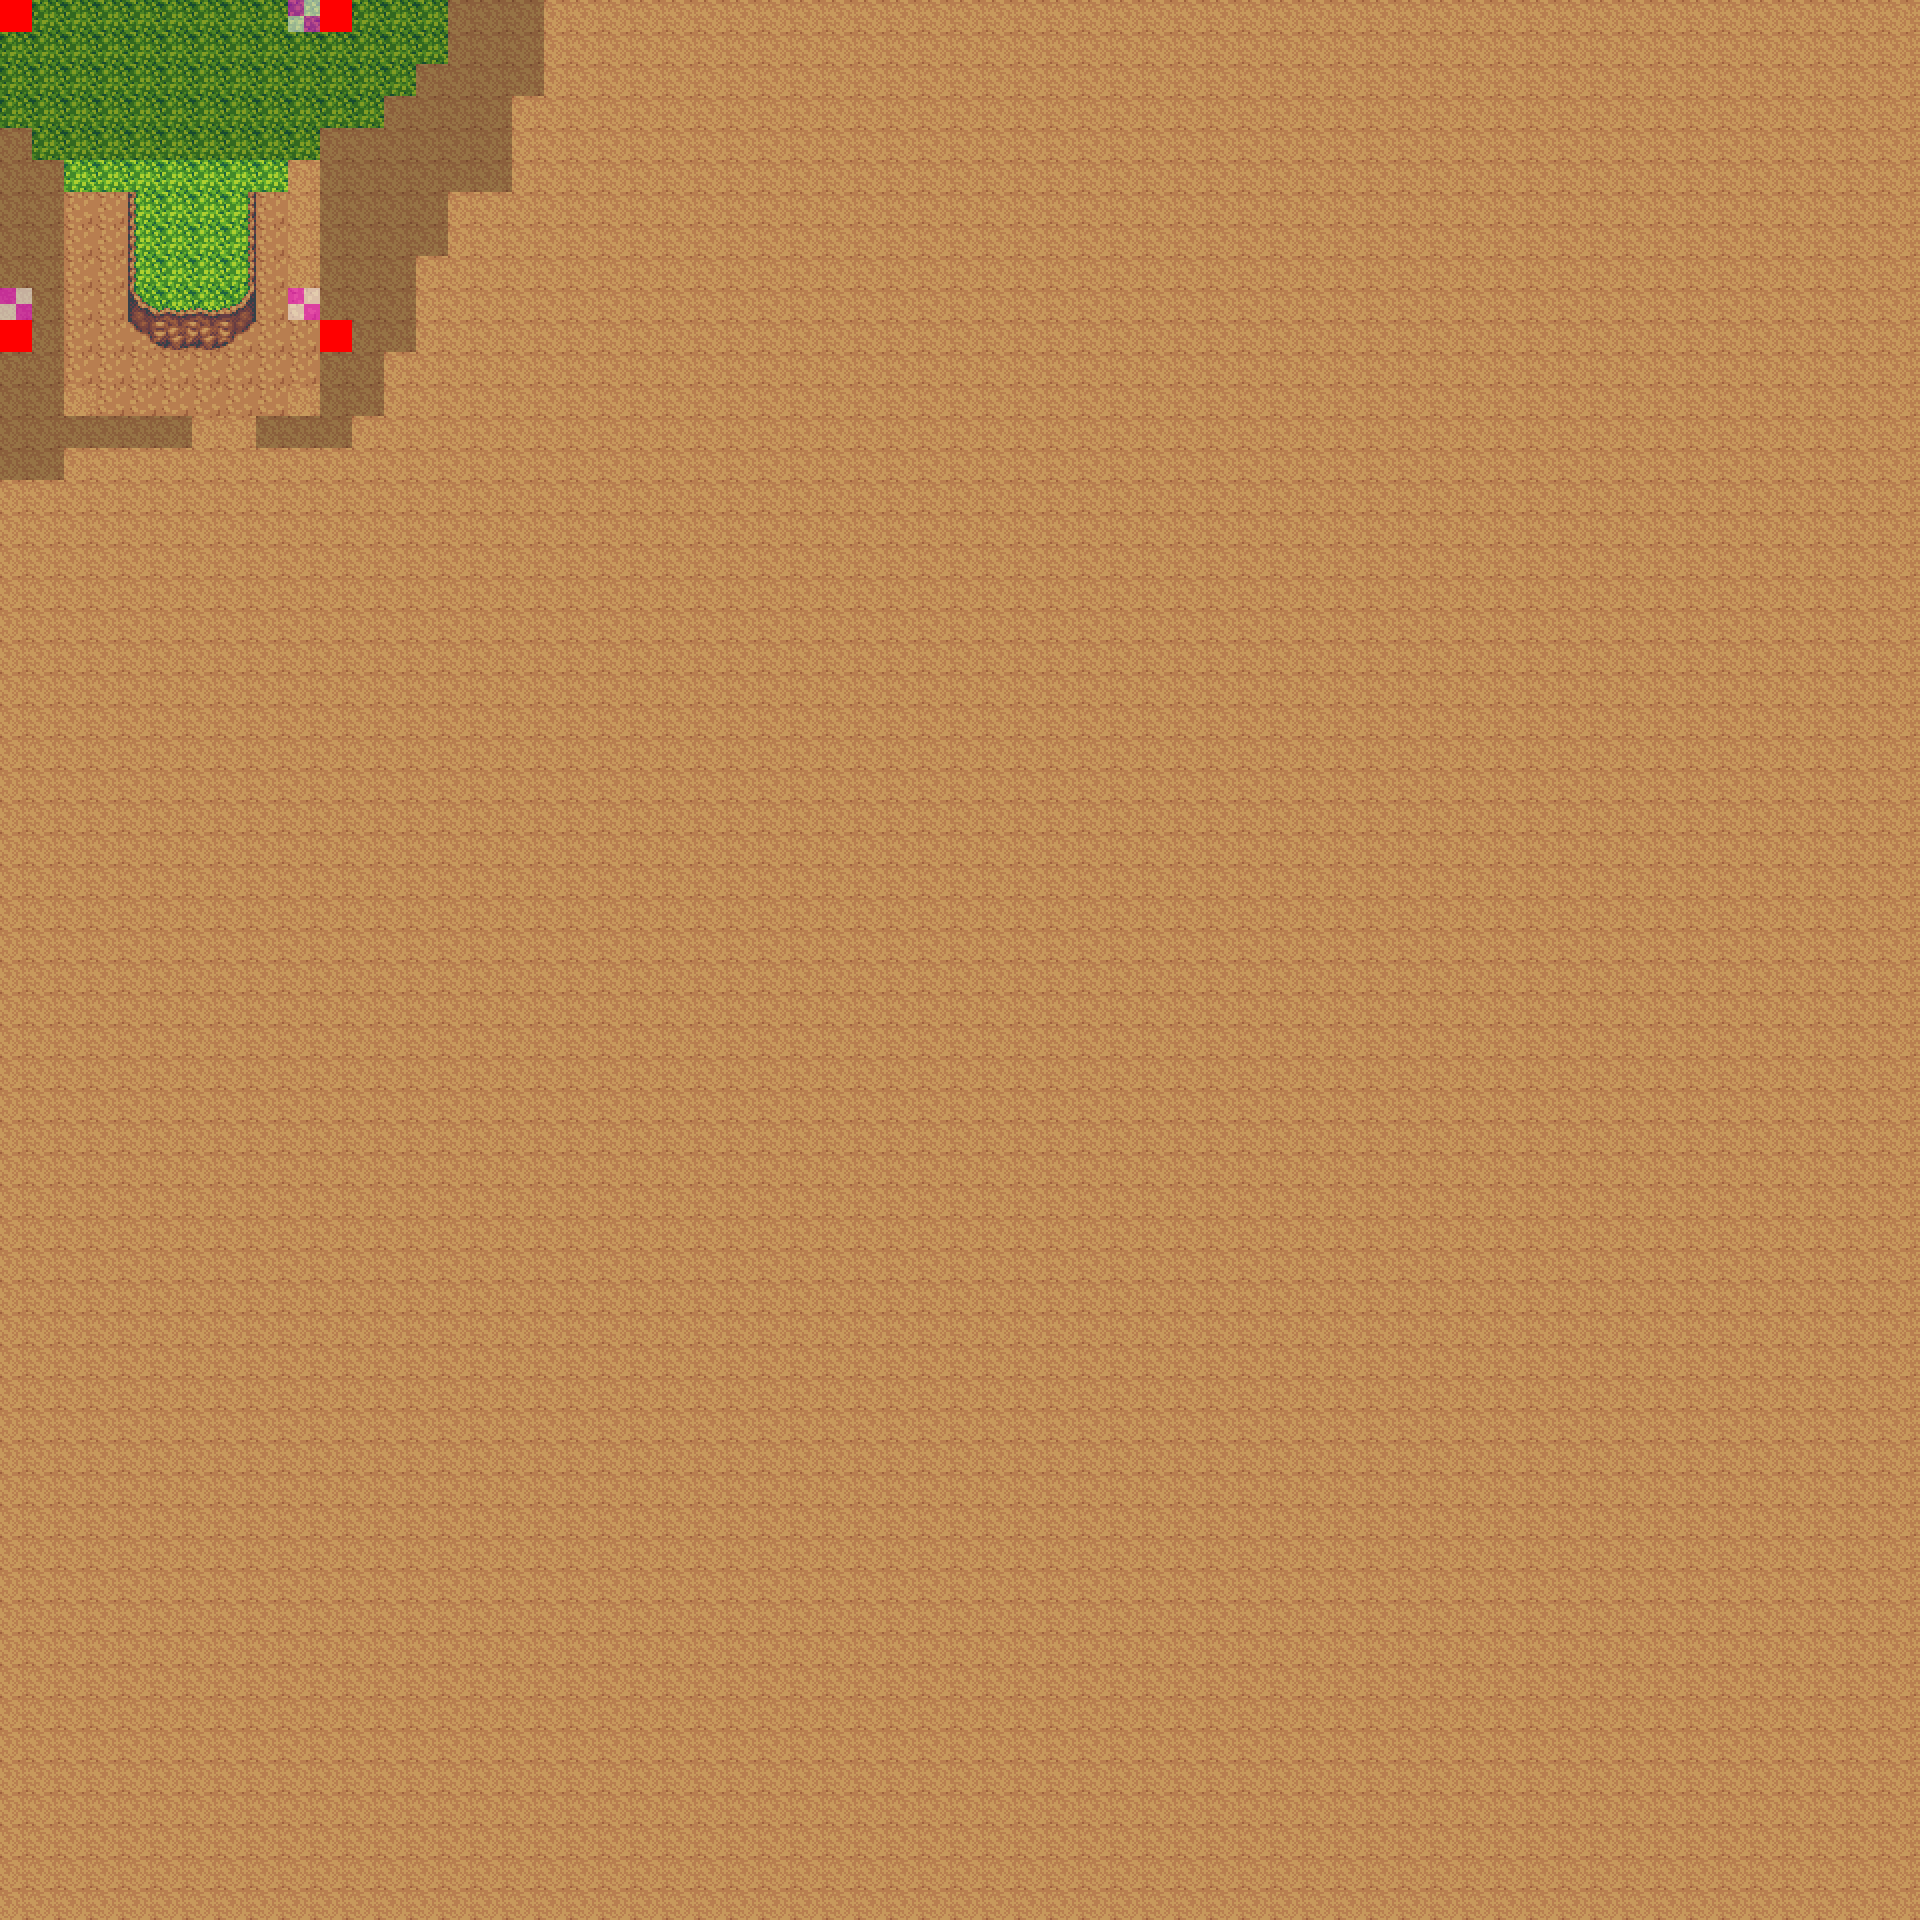

A 2D game scene composited from a Tiled map and its tileset images. What follows is a short description and the map's XML, with each tile layer's data collapsed to a summary:
An orthogonal 60x60 tile map with 32x32 px tiles, 4 tile layers (Background, Collision, Foreground, Debug), 2 tilesets and 1 object (TestArea).

<map version="1.0" orientation="orthogonal" renderorder="right-down" width="60" height="60" tilewidth="32" tileheight="32" nextobjectid="7">
 <tileset firstgid="1" name="tileA5_outside" tilewidth="32" tileheight="32" tilecount="128">
  <image source="../Art/TimeFantasy/Tilesets/tileA5_outside.png" width="256" height="512" />
 </tileset>
 <tileset firstgid="129" name="CollisionMap" tilewidth="32" tileheight="32" tilecount="128">
  <image source="../Art/CollisionMap.png" width="256" height="512" />
 </tileset>
 <layer name="Background" width="60" height="60">
  <data>[3600 cells, 3600 non-empty, 11 distinct tile ids]</data>
 </layer>
 <objectgroup name="Events">
  <object id="5" name="TestArea" x="78" y="175" width="233" height="232" />
 </objectgroup>
 <layer name="Collision" width="60" height="60">
  <data>[3600 cells, 137 non-empty, 1 distinct tile ids]</data>
 </layer>
 <layer name="Foreground" width="60" height="60">
  <data>[3600 cells, 0 non-empty, 0 distinct tile ids]</data>
 </layer>
 <layer name="Debug" width="60" height="60">
  <data>[3600 cells, 12 non-empty, 3 distinct tile ids]</data>
 </layer>
</map>
